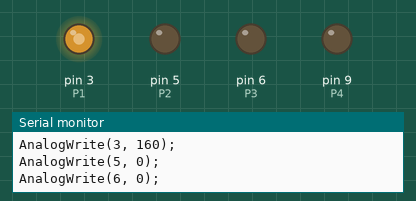
The sketch below on a simulated Arduino Uno, built with avr-gcc and run on an emulated ATmega328P. On the bench: output pins drawn as LEDs (lit = HIGH), the last lines printed to the serial monitor.

Above: at 0.05 s.
At 0.2 s:
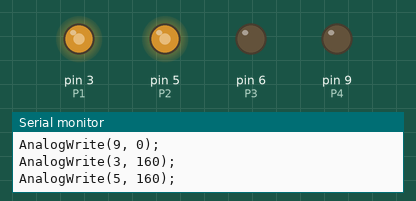
At 0.35 s:
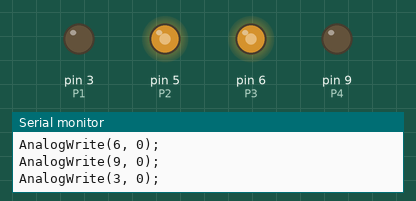
At 0.7 s:
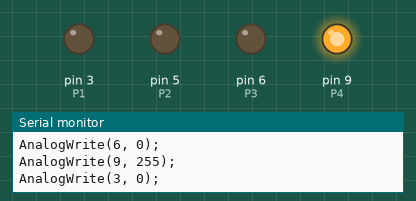
At 1.05 s:
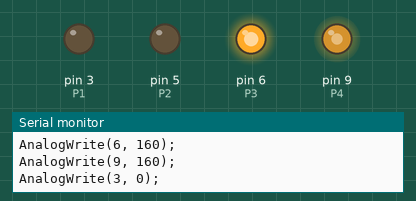
At 1.4 s:
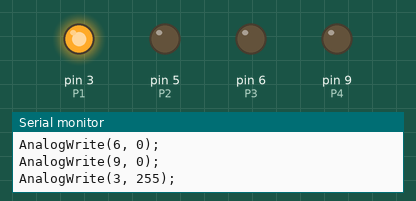
Timing chart, 0 to 3.6 s (numbered marks = the images above):
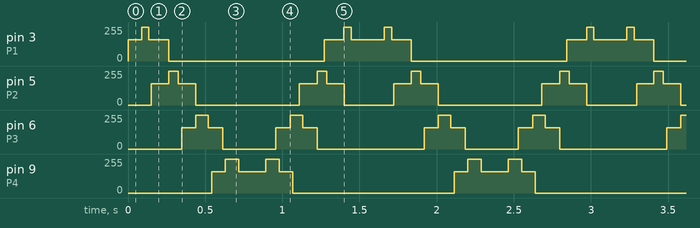

The sketch:

Crawl.ino
```cpp
// Pins
int P1 = 3;
int P2 = 5;
int P3 = 6;
int P4 = 9;

void setup() {
  Serial.begin(9600);
  pinMode(P1, OUTPUT);
  pinMode(P2, OUTPUT);
  pinMode(P3, OUTPUT);
  pinMode(P4, OUTPUT);
}

void debugAnalogWrite(int pin, int value) {
  Serial.print("AnalogWrite(");
  Serial.print(pin);
  Serial.print(", ");
  Serial.print(value);
  Serial.println(");");
  analogWrite(pin, value);
}

void setPins(int delayMs, int p1, int p2, int p3, int p4) {
  debugAnalogWrite(P1, p1);
  debugAnalogWrite(P2, p2);
  debugAnalogWrite(P3, p3);
  debugAnalogWrite(P4, p4);
  delay(delayMs);
}

// Strengths
int _ = 0;    // None
int H = 160;  // Half
int F = 255;  // Full

// Delays
int S = 30;    // Short
int M = 70;    // Medium
int L = 2000;  // Long

void loop() {
  setPins(M, H, _, _, _);
  setPins(S, F, _, _, _);
  setPins(M, H, H, _, _);
  setPins(S, _, F, _, _);
  setPins(M, _, H, H, _);
  setPins(S, _, _, F, _);
  setPins(M, _, _, H, H);
  setPins(S, _, _, _, F);
  setPins(M, _, _, _, H);

  setPins(M, _, _, _, H);
  setPins(S, _, _, _, F);
  setPins(M, _, _, H, H);
  setPins(S, _, _, F, _);
  setPins(M, _, H, H, _);
  setPins(S, _, F, _, _);
  setPins(M, H, H, _, _);
  setPins(S, F, _, _, _);
  setPins(M, H, _, _, _);

  // setPins(L, _, _, _, _);
}
```

Measured:
- by itself, pin 3 (P1): repeats every 1.6 s: 255/255 0.05 s, 160/255 0.13 s, 0/255 1.0 s, 160/255 0.13 s, 255/255 0.05 s, 160/255 0.21 s
- by itself, pin 9 (P4): repeats every 1.6 s: 255/255 0.09 s, 160/255 0.18 s, 255/255 0.09 s, 160/255 0.09 s, 0/255 1.0 s, 160/255 0.09 s
- by itself, pin 5 (P2): repeats every 1.6 s: 255/255 0.06 s, 160/255 0.11 s, 0/255 0.67 s, 160/255 0.11 s, 255/255 0.06 s, 160/255 0.11 s, 0/255 0.32 s, 160/255 0.11 s
- by itself, pin 6 (P3): repeats every 1.6 s: 255/255 0.08 s, 160/255 0.09 s, 0/255 0.34 s, 160/255 0.09 s, 255/255 0.08 s, 160/255 0.09 s, 0/255 0.69 s, 160/255 0.09 s
